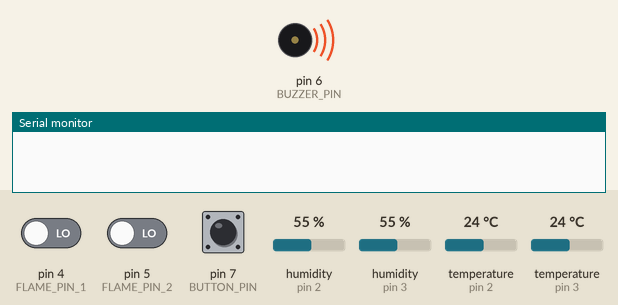
Recording of a sketch running on a simulated Arduino Uno, built with avr-gcc and run on an emulated ATmega328P. Parts: buzzer (waves = sounding), the last lines printed to the serial monitor. Inputs (shaded band) come from the test bench; at power-on: pin 4 (FLAME_PIN_1) LOW, pin 5 (FLAME_PIN_2) LOW, pin 7 (BUTTON_PIN) HIGH, humidity (sensors on pin 2, pin 3) 55 %, temperature (sensors on pin 2, pin 3) 24 °C.

Above: at 0.1 s.
At 2.4 s:
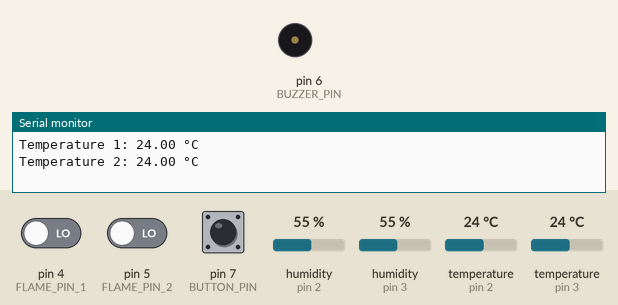
Timing chart, 0 to 3.9 s (numbered marks = the images above):
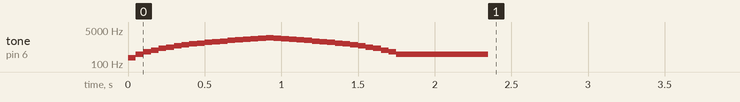

Measured:
- by itself, tone on pin 6 (BUZZER_PIN): plays 200 Hz for 0.05 s, 300 Hz for 0.05 s, 400 Hz for 0.05 s, 500 Hz for 0.05 s, 600 Hz for 0.05 s, 700 Hz for 0.05 s … (36 notes in this stretch)

The sketch:

Detection_System.ino
```cpp
#define DHT_PIN_1 3 // DHT11 1
#define FLAME_PIN_1 4 // Flame 1
#define DHT_PIN_2 2 // DHT11 2
#define FLAME_PIN_2 5 // Flame 2
#define BUZZER_PIN 6 // Buzzer pin
#define BUTTON_PIN 7 // Button pin

#include <DHT.h>

#define DHT_TYPE DHT11
DHT dht1(DHT_PIN_1, DHT_TYPE);
DHT dht2(DHT_PIN_2, DHT_TYPE);

void setup() {
  Serial.begin(9600);

siren();

  // DHT sensors
  dht1.begin();
  dht2.begin();

  // flame sensor pins
  pinMode(FLAME_PIN_1, INPUT);
  pinMode(FLAME_PIN_2, INPUT);

  // Set buzzer and button pins
  pinMode(BUZZER_PIN, OUTPUT);
  pinMode(BUTTON_PIN, INPUT_PULLUP);
}

void loop() {

  float temperature1 = dht1.readTemperature();
  float temperature2 = dht2.readTemperature();

  int flameValue1 = digitalRead(FLAME_PIN_1);
  int flameValue2 = digitalRead(FLAME_PIN_2);

  bool buttonState = digitalRead(BUTTON_PIN);
  bool buttonState1= LOW;
  // Print temperature readings to serial monitor
  Serial.print("Temperature 1: ");
  Serial.print(temperature1);
  Serial.println(" °C");
  Serial.print("Temperature 2: ");
  Serial.print(temperature2);
  Serial.println(" °C");

  delay(500);

  if ((temperature1 > 30 && flameValue1 == HIGH) || (temperature2 > 30 && flameValue2 == HIGH)) {

    while(buttonState == HIGH) {
      siren();
      buttonState = digitalRead(BUTTON_PIN);
    }
  }


if(buttonState == LOW) {
buttonState1=!buttonState1;

}

while(buttonState1 == HIGH) {
buttonState1=!buttonState1;
   siren();
}
  noTone(BUZZER_PIN);

  delay(2000);
}

void siren() { // siren

  for (int i = 200; i < 2000; i += 100) {
    tone(BUZZER_PIN, i);
    delay(50);
  }
  for (int i = 2000; i > 200; i -= 100) {
    tone(BUZZER_PIN, i);
    delay(50);
  }
}
```
